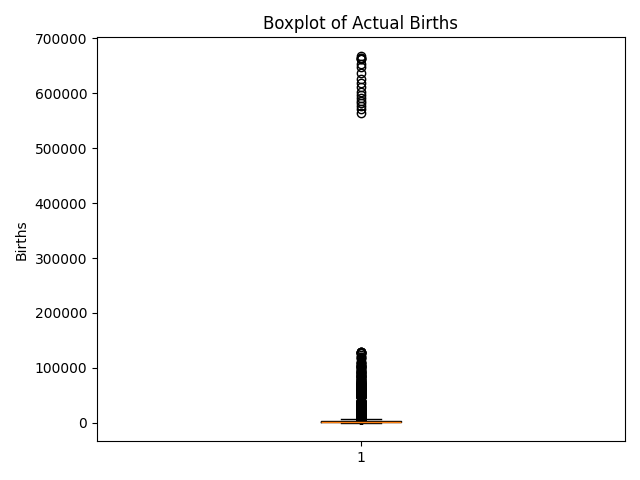

Python code for this plot:
import pandas as pd
import matplotlib.pyplot as plt
import time, inspect
from memory_profiler import memory_usage

def boxplot_task():
    wall_start = time.time()
    cpu_start = time.process_time()

    df = pd.read_csv("../birth_gp_ratios.csv")
    df = df[(df["ratio_type"] == "actual") & df["actual_births"].notna()]

    plt.figure()
    plt.boxplot(df["actual_births"])
    plt.title("Boxplot of Actual Births")
    plt.ylabel("Births")
    plt.tight_layout()
    plt.savefig("boxplot.png")
    plt.close()

    wall_runtime = round(time.time() - wall_start, 3)
    cpu_runtime = round(time.process_time() - cpu_start, 3)

    print(f"\nWall-clock Runtime: {wall_runtime} seconds")
    print(f"CPU Runtime: {cpu_runtime} seconds")
    print(f"Total Lines of Code: {len(inspect.getsource(boxplot_task).splitlines())}")
    core_lines = [l for l in inspect.getsource(boxplot_task).splitlines() if l.strip() and not l.strip().startswith("#")]
    print(f"Core Lines of Code: {len(core_lines) - 3}")  # Subtract def, return, print

    return wall_runtime

if __name__ == "__main__":
    mem = memory_usage((boxplot_task,), max_iterations=1)
    print(f"Memory usage: {round(max(mem) - min(mem), 3)} MB")
